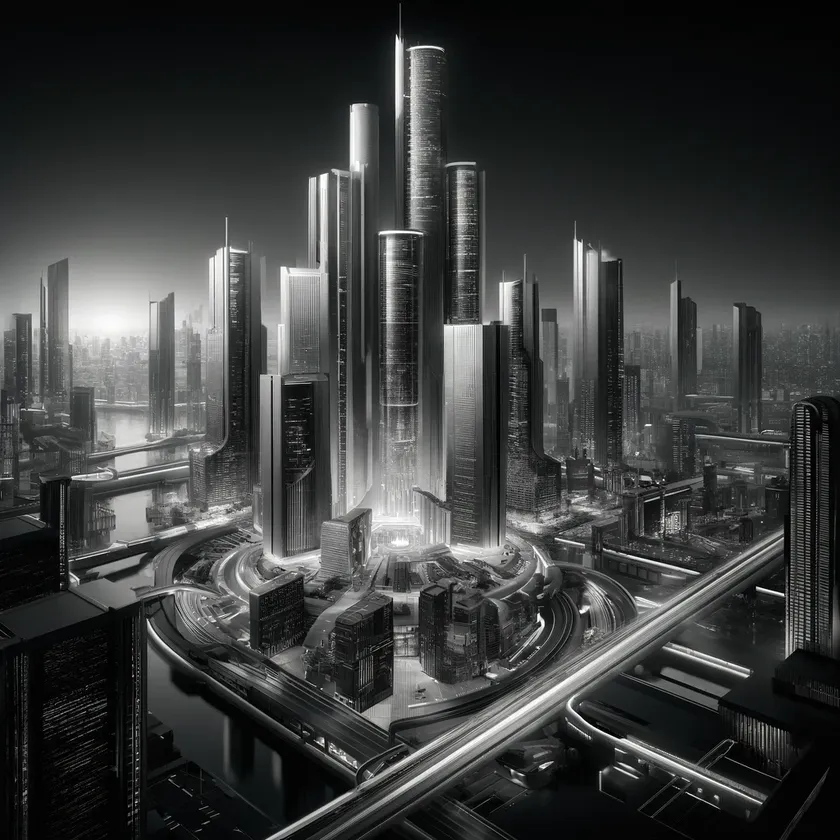
#> input picture list2/images/S1.jpg .webp, 840 x 840 px, shrunk from 1024 x 1024 before the run, found by its file name
$ python question1.py
#> lines starting #> are read from the running program, lines starting #| are printed output that depends on the picture
'''
topic 2 - question 1
generate images with ruid
'''

import cv2
import numpy as np
import matplotlib.pyplot as plt

def mostrar_imagem_e_histograma(imagem, titulo, imgAgu, tituloAgu):
    plt.figure(figsize=(12, 6))

    # Mostra a imagem original
    plt.subplot(2, 2, 1)
    plt.imshow(imagem, cmap='gray')
    plt.title('Imagem ' + titulo)

    # Calcula e mostra o histograma da imagem original
    plt.subplot(2, 2, 2)
    plt.hist(imagem.ravel(), bins=256, range=(0, 256), color='gray', alpha=0.7)
    plt.title('Histograma')
    plt.xlabel('Intensidade de Pixel')
    plt.ylabel('Frequência')

    # Mostra a imagem suavizada
    plt.subplot(2, 2, 3)
    plt.imshow(imgAgu, cmap='gray')
    plt.title('Imagem ' + tituloAgu)

    # Calcula e mostra o histograma da imagem suavizada
    plt.subplot(2, 2, 4)
    plt.hist(imgAgu.ravel(), bins=256, range=(0, 256), color='gray', alpha=0.7)
    plt.title('Histograma')
    plt.xlabel('Intensidade de Pixel')
    plt.ylabel('Frequência')

    plt.tight_layout()
    plt.show()

    # Calcula e mostra o histograma da diferença entre as imagens
    plt.figure(figsize=(8, 4))
    hist_diferenca = np.abs(imagem - imgAgu).ravel()
    plt.hist(hist_diferenca, bins=256, range=(0, 256), color='gray', alpha=0.7)
    plt.title('Histograma da Diferença')
    plt.xlabel('Diferença de Intensidade de Pixel')
    plt.ylabel('Frequência')
    plt.show()

    # Calcula e mostra os valores de PSNR e SSIM
    mse = np.mean((imagem - imgAgu) ** 2)
    psnr = 20 * np.log10(255 / np.sqrt(mse))
    ssim = np.mean((2 * imagem * imgAgu + 1e-10) / (imagem ** 2 + imgAgu ** 2 + 1e-10))
    print(f"PSNR: {psnr:.2f} dB")
    print(f"SSIM: {ssim:.4f}")

def mostrar_imagem_no_dominio_da_frequencia(imagem, imagem_filtrada):
    # Aplicar a transformada de Fourier
    img_fft = np.fft.fft2(imagem)
    img_fft_shifted = np.fft.fftshift(img_fft)

    # Calcular o espectro de frequência (magnitude)
    magnitude_spectrum = np.abs(img_fft_shifted)

    # Visualizar o espectro de frequência
    plt.figure(figsize=(12, 6))

    # Primeira imagem no domínio da frequência
    plt.subplot(1, 2, 1)
    plt.imshow(np.log1p(magnitude_spectrum), cmap='gray')
    plt.title('Espectro de Frequência - Original')
    plt.axis('off')

    img_filtrada = np.fft.fft2(imagem_filtrada)
    img_filtrada_shifted = np.fft.fftshift(img_filtrada)
    segunda_magnitude_spectrum = np.abs(img_filtrada_shifted)

    plt.subplot(1, 2, 2)
    plt.imshow(np.log1p(segunda_magnitude_spectrum), cmap='gray')
    plt.title('Espectro de Frequência - Ruidosa')
    plt.axis('off')

    plt.tight_layout()
    plt.show()

def salvar_imagem(imagem, caminho):
    cv2.imwrite(caminho, imagem)

def gerar_imagem_ruidosa_unipolar(img_path):
#> called with img_path = 'list2/images/S1.jpg .webp'
    img_data = cv2.imread(img_path, cv2.IMREAD_GRAYSCALE)
#> img_data: shape (840, 840); min 0, max 255, mean 60.6
    img = np.asarray(img_data)
    mascara_unipolar = np.random.choice([0, 1], size=img.shape, p=[0.2, 0.8])
    imagem_ruidosa_unipolar = img * mascara_unipolar
    mostrar_imagem_e_histograma(img_data, 'original', imagem_ruidosa_unipolar, 'ruidosa')
#> in mostrar_imagem_e_histograma, `mse = np.mean((imagem - imgAgu) ** 2)`: mse = 1329.4
#> in mostrar_imagem_e_histograma, `psnr = 20 * np.log10(255 / np.sqrt(mse))`: psnr = 16.89
#> in mostrar_imagem_e_histograma, `ssim = np.mean((2 * imagem * imgAgu + 1e-10) / (imagem ** 2 + imgAgu *..`: ssim = 1.2
#| PSNR: 16.89 dB
#| SSIM: 1.2040
    mostrar_imagem_no_dominio_da_frequencia(img_data, imagem_ruidosa_unipolar)
    return imagem_ruidosa_unipolar

def gerar_imagem_ruidosa_bipolar(img_path):
#> called with img_path = 'list2/images/S2.jpg .webp'
    img_data = cv2.imread(img_path, cv2.IMREAD_GRAYSCALE)
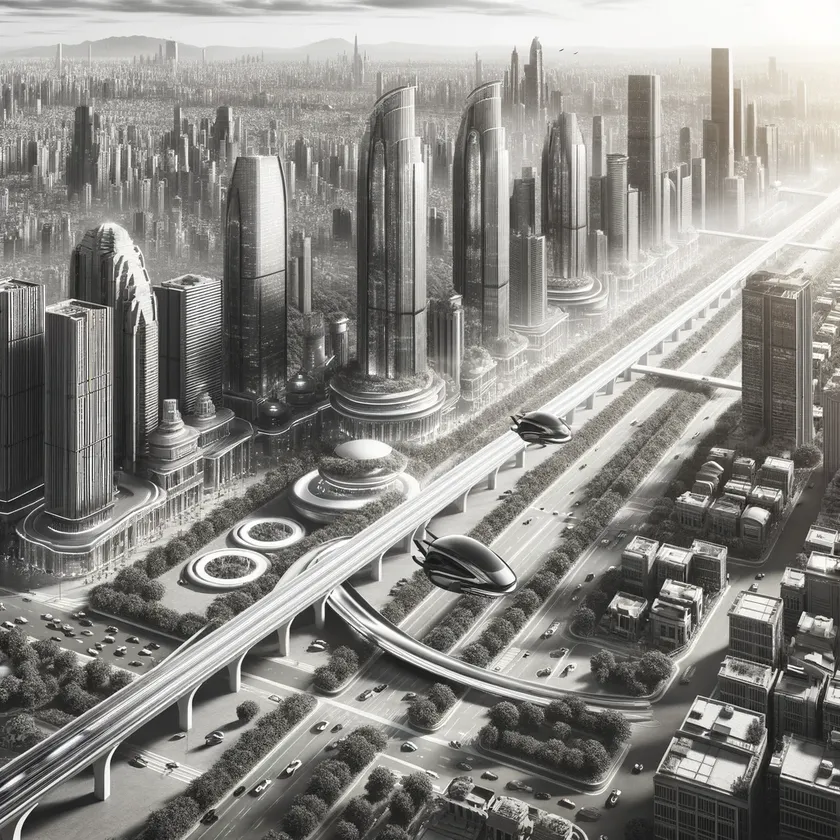
#> input picture list2/images/S2.jpg .webp, 840 x 840 px, shrunk from 1024 x 1024 before the run, found by its file name
#> img_data: shape (840, 840); min 4, max 255, mean 138
    img = np.asarray(img_data)
    mascara_bipolar = np.random.choice([0, 1, 255], size=img.shape, p=[0.075, 0.075, 0.85])
    imagem_ruidosa_bipolar = img * mascara_bipolar
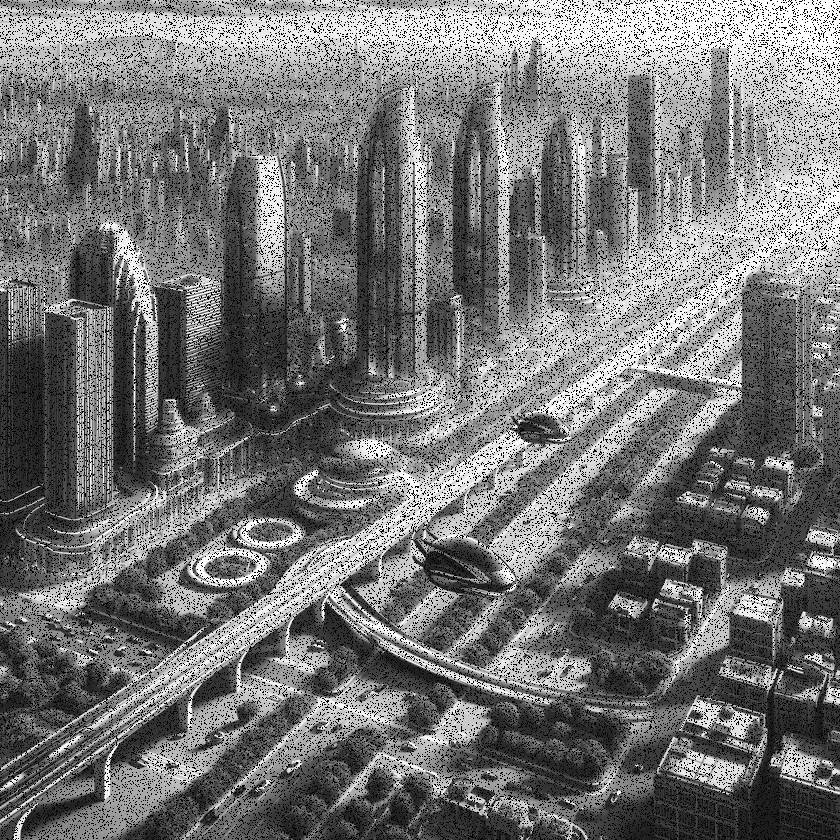
#> imagem_ruidosa_bipolar: shape (840, 840) int64; min 0, max 65025, mean 29916.3; drawn with min black and max white
    mostrar_imagem_e_histograma(img_data, 'original', imagem_ruidosa_bipolar, 'ruidosa')
#| PSNR: -42.92 dB
#| SSIM: 0.1013
    mostrar_imagem_no_dominio_da_frequencia(img_data, imagem_ruidosa_bipolar)
    return imagem_ruidosa_bipolar

def gerar_imagem_ruidosa_gaussiano(img_path):
#> called with img_path = 'list2/images/S3.jpg .webp'
    img_data = cv2.imread(img_path, cv2.IMREAD_GRAYSCALE)
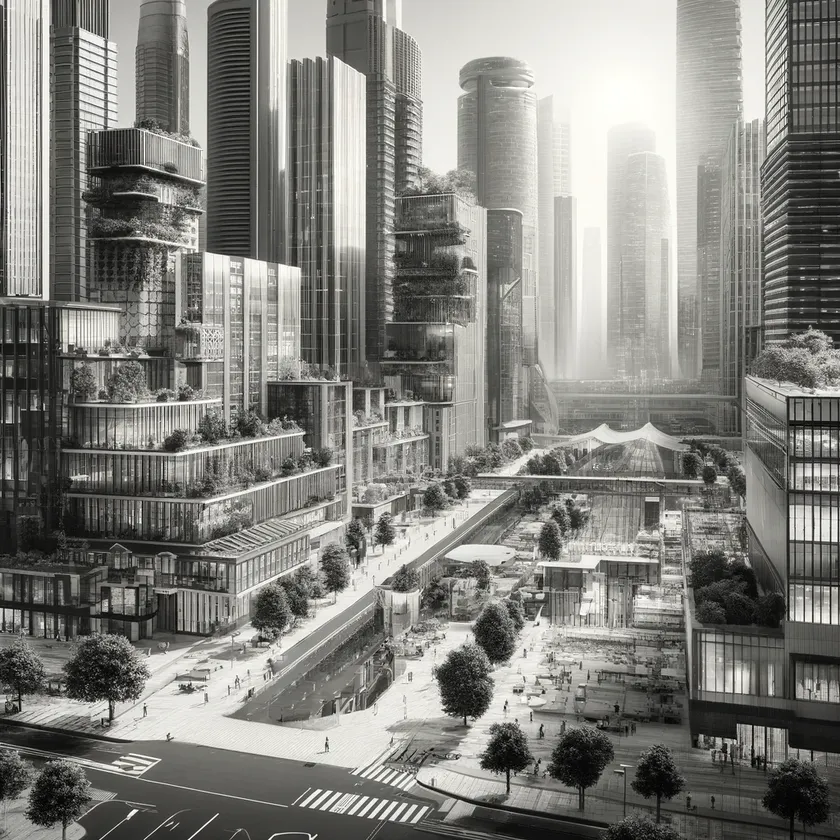
#> input picture list2/images/S3.jpg .webp, 840 x 840 px, shrunk from 1024 x 1024 before the run, found by its file name
#> img_data: shape (840, 840); min 0, max 255, mean 130
    img = np.asarray(img_data)
    ruido_gaussiano = np.random.normal(loc=20, scale=12, size=img.shape)
    imagem_ruidosa_gaussiano = np.clip(img + ruido_gaussiano, 0, 255).astype(np.uint8)
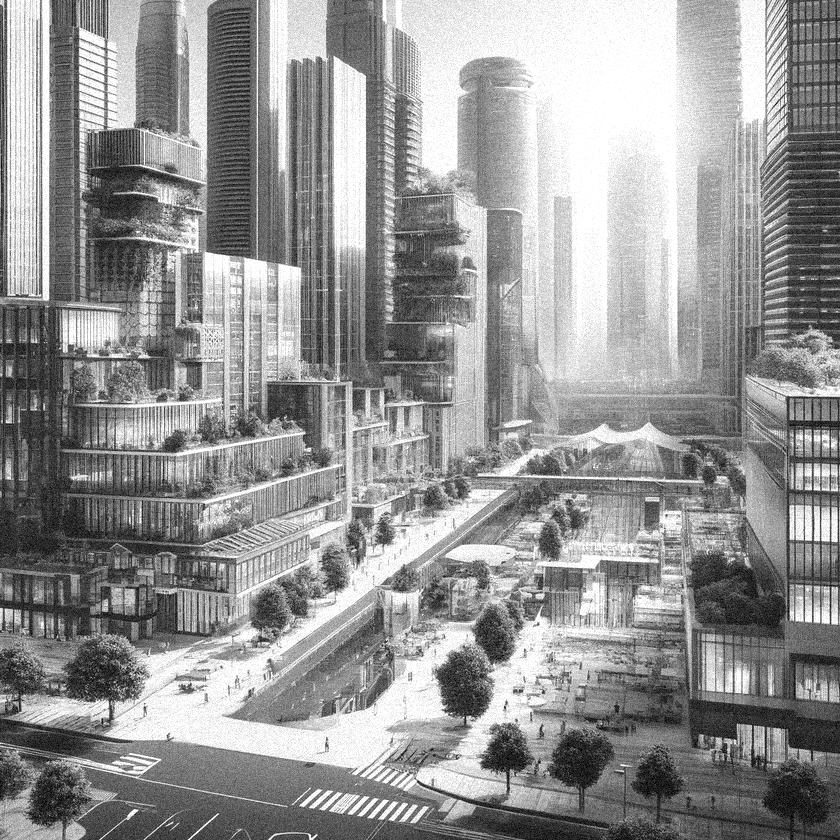
#> imagem_ruidosa_gaussiano: shape (840, 840); min 0, max 255, mean 148.6
    mostrar_imagem_e_histograma(img_data, 'original', imagem_ruidosa_gaussiano, 'ruidosa')
#> call 3 of mostrar_imagem_e_histograma, with titulo = 'original', tituloAgu = 'ruidosa'
#> in mostrar_imagem_e_histograma (call 3), `plt.show()`:
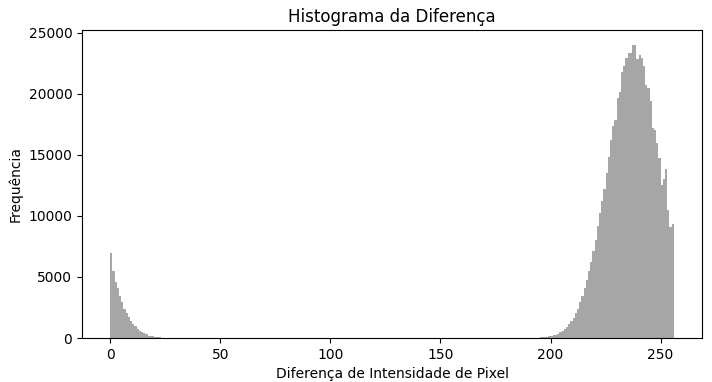
#> figure drawn by matplotlib, 1 panel; tallest bar 24039 high, from x = 237 to 238
#> in mostrar_imagem_e_histograma (call 3), `mse = np.mean((imagem - imgAgu) ** 2)`: mse = 101
#> in mostrar_imagem_e_histograma (call 3), `psnr = 20 * np.log10(255 / np.sqrt(mse))`: psnr = 28.09
#> in mostrar_imagem_e_histograma (call 3), `ssim = np.mean((2 * imagem * imgAgu + 1e-10) / (imagem ** 2 + imgAgu *..`: ssim = 3.52
#| PSNR: 28.09 dB
#| SSIM: 3.5233
    mostrar_imagem_no_dominio_da_frequencia(img_data, imagem_ruidosa_gaussiano)
#> in mostrar_imagem_no_dominio_da_frequencia (call 3), `plt.show()`:
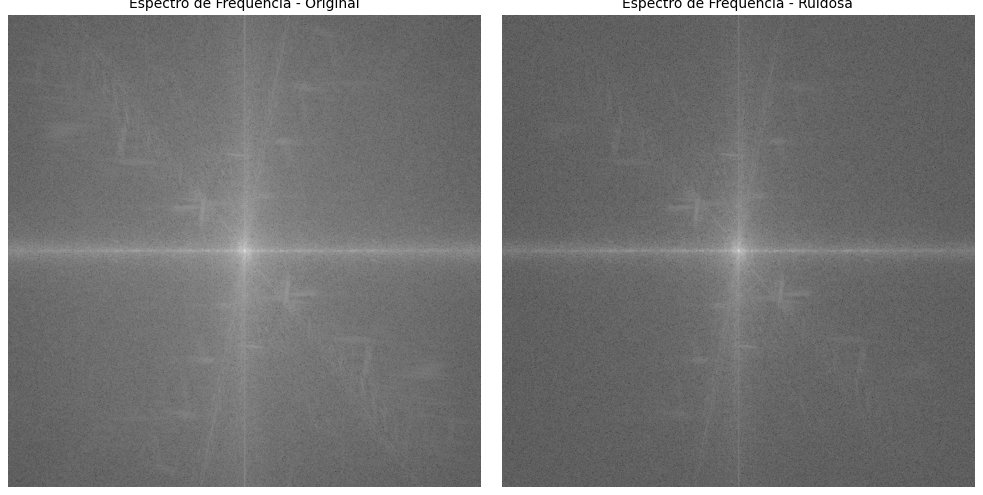
#> figure drawn by matplotlib, 2 panels
    return imagem_ruidosa_gaussiano

s1_ruido = gerar_imagem_ruidosa_unipolar('list2/images/S1.jpg .webp')
s2_ruido = gerar_imagem_ruidosa_bipolar('list2/images/S2.jpg .webp')
s3_ruido = gerar_imagem_ruidosa_gaussiano('list2/images/S3.jpg .webp')

salvar_imagem(s1_ruido, 'list2/images/s1_ruido.jpg')
salvar_imagem(s2_ruido, 'list2/images/s2_ruido.jpg')
#> call 2 of salvar_imagem, with caminho = 'list2/images/s2_ruido.jpg'
#> in salvar_imagem (call 2), `cv2.imwrite(caminho, imagem)`:
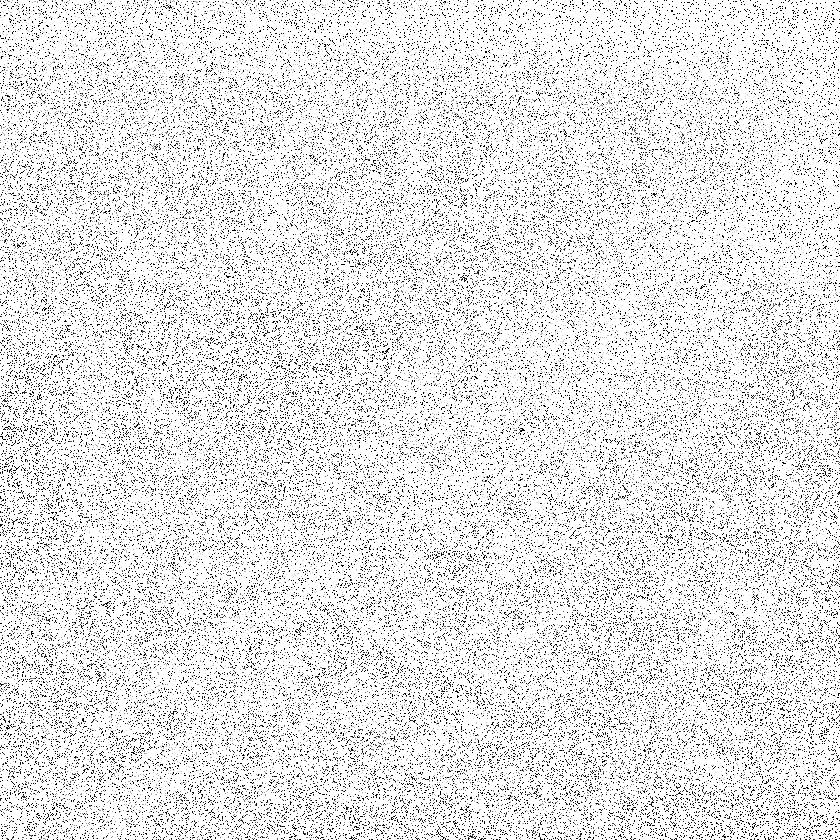
#> saved as s2_ruido.jpg: shape (840, 840); min 0, max 255, mean 227.1
salvar_imagem(s3_ruido, 'list2/images/s3_ruido.jpg')
